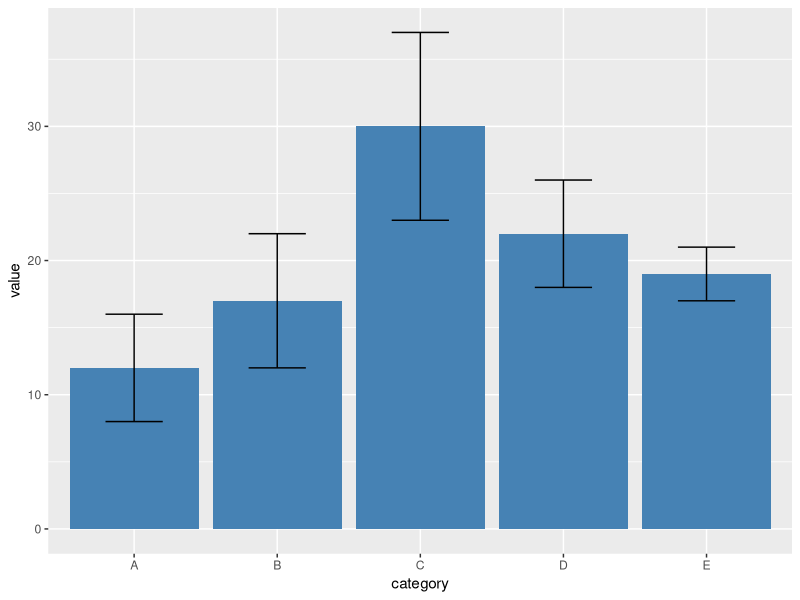
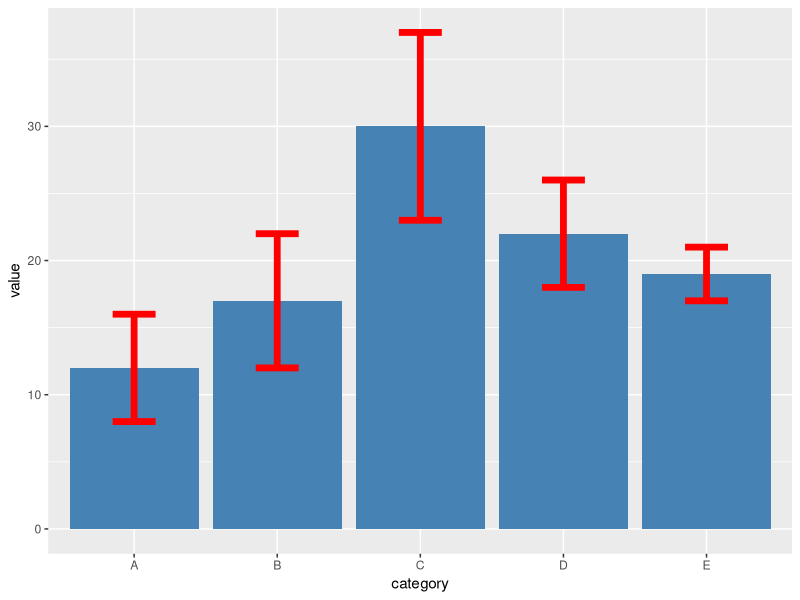
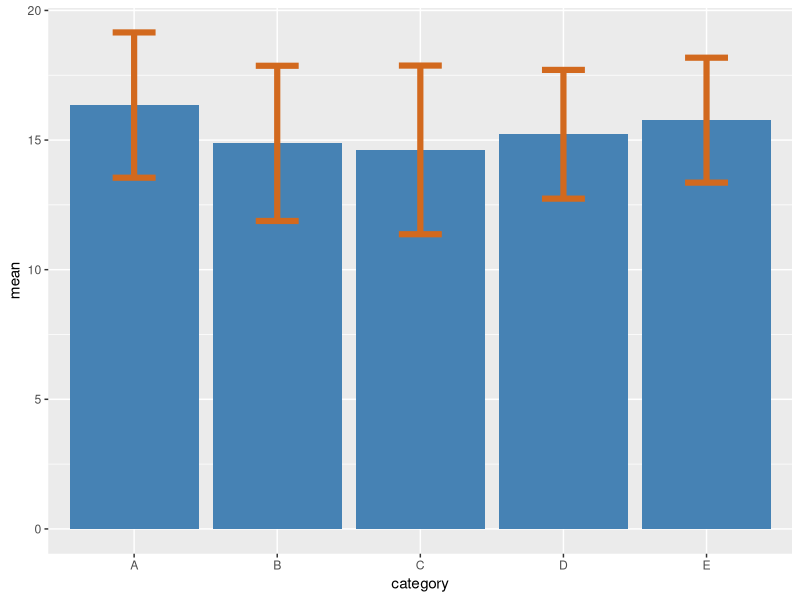

Here is the R script that generated these plots, in order:
#create data frame
df <- data.frame(category=c('A', 'B', 'C', 'D', 'E'),
                 value=c(12, 17, 30, 22, 19),
                 sd=c(4, 5, 7, 4, 2))

# view data frame
df

library(ggplot2)

#create bar plot with error bars
ggplot(df) +
  geom_bar(aes(x=category, y=value), stat='identity', fill='steelblue') +
  geom_errorbar(aes(x=category, ymin=value-sd, ymax=value+sd), width=0.4)

library(ggplot2)

#create bar plot with custom error bars 
ggplot(df) +
  geom_bar(aes(x=category, y=value), stat='identity', fill='steelblue') +
  geom_errorbar(aes(x=category, ymin=value-sd, ymax=value+sd),
                width=0.3, size=2.3, color='red')

# add error bars using raw data
# make this example reproducible
set.seed(0)

# create data frame
df <- data.frame(category=rep(c('A', 'B', 'C', 'D', 'E'), each=10),
                 value=runif(50, 10, 20))

# view first six rows of data frame
head(df)

# load packages
library("dplyr")
library("ggplot2")

# summarize mean and sd for the each catogary
df_summary <- df %>% 
  group_by(category) %>% 
  summarize(mean=mean(value),
            sd=sd(value))

# view summary data
df_summary


# create bar plot with error bars
ggplot(df_summary) +
  geom_bar(aes(x=category, y=mean), stat="identity", fill="steelblue") +
  geom_errorbar(aes(x=category, ymin=mean-sd, ymax=mean+sd), width=0.3, size= 2.1, color="chocolate")
